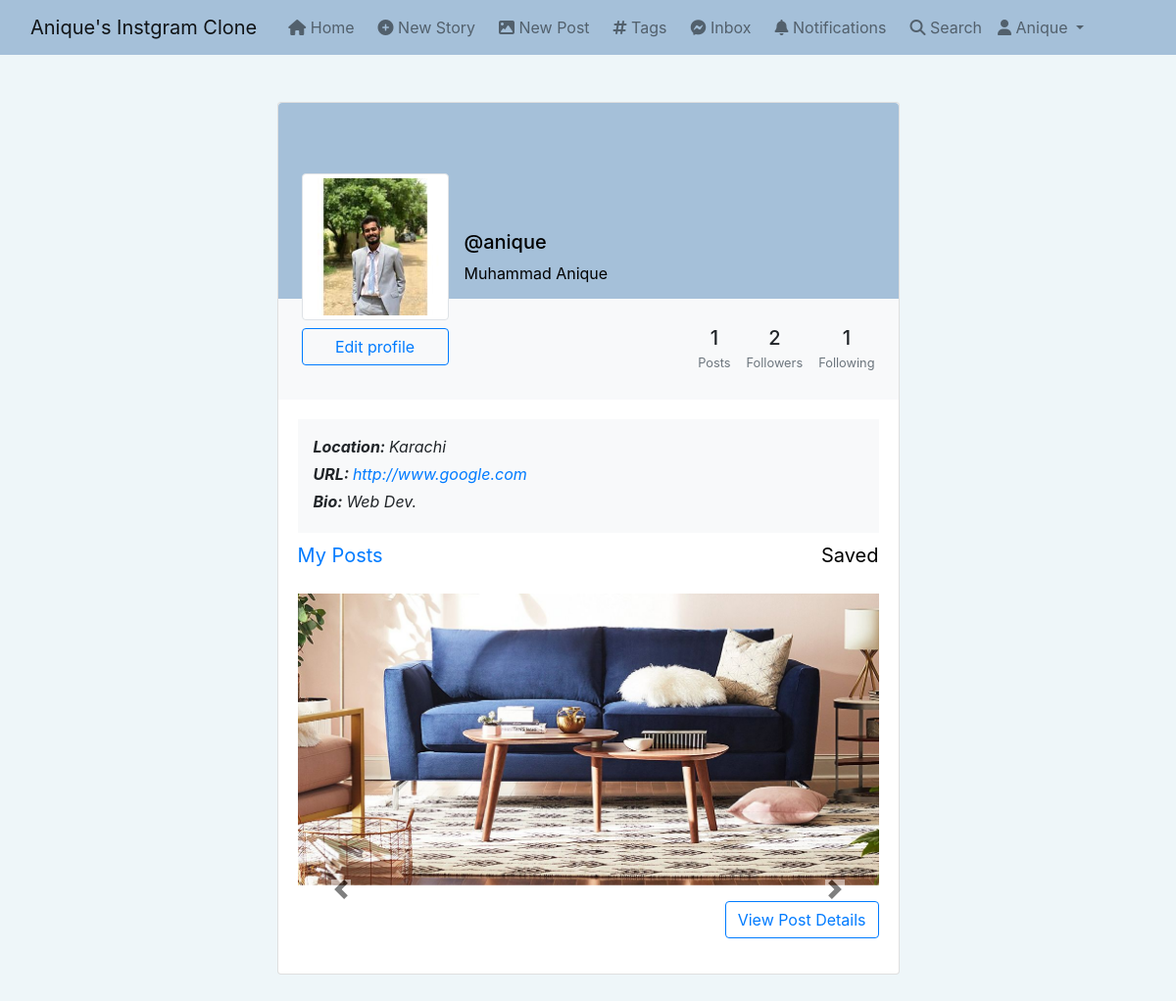
/anique/ (signed in), run on the app's committed database.
### app_authentication/models.py (models this page shows, shortened)
class Profile(models.Model):
    user = models.OneToOneField(User, on_delete=models.CASCADE, related_name='profile')
    first_name = models.CharField(max_length=50, null=True, blank=True)
    last_name = models.CharField(max_length=50, null=True, blank=True)
    location = models.CharField(max_length=50, null=True, blank=True)
    url = models.URLField(max_length=80, null=True, blank=True)
    profile_info = models.TextField(max_length=150, null=True, blank=True)
    date = models.DateField(auto_now_add=True)
    favorites = models.ManyToManyField(Post)
    picture = models.ImageField(upload_to=user_directory_path, blank=True, null=True, verbose_name='Picture')

### post/models.py (models this page shows, shortened)
class PostFileContent(models.Model):
    user = models.ForeignKey(User,on_delete=models.CASCADE,related_name='content_owner')
    file = models.FileField(upload_to=user_directory_path)

class Post(models.Model):
    id = models.UUIDField(primary_key=True,default=uuid.uuid4,editable=False)
    content = models.ManyToManyField(PostFileContent,related_name='contents')
    caption = models.TextField(max_length=9000,verbose_name='Caption')
    posted = models.DateTimeField(auto_now_add=True)
    tags = models.ManyToManyField(Tag,related_name='tags')
    user = models.ForeignKey(User,on_delete=models.CASCADE)
    likes = models.IntegerField(default=0)
    def get_absolute_url(self):
        return reverse("post_details", args=[str(self.id)])

### app_authentication/views.py (the view)
# urls.py: path("<username>/",views.profile,name='profile'),
@login_required
def profile(request,username):
    user = get_object_or_404(User,username=username)
    profile = Profile.objects.get(user=user)
    url_name = resolve(request.path).url_name
    if url_name == 'profile':
        posts = Post.objects.filter(user=user).order_by("-posted")
    else:
        posts = profile.favorites.all()
        posts.order_by("-posted")
    follow_status = Follow.objects.filter(follower=request.user,following=user)
    posts_count = Post.objects.filter(user=user).count()
    following_count = Follow.objects.filter(follower=user).count()
    followers_count = Follow.objects.filter(following=user).count()
    context = {
        "profile":profile,
        "url_name":url_name,
        "posts":posts,
        "posts_count":posts_count,
        "following_count":following_count,
        "followers_count":followers_count,
		"follow_status":follow_status,
    }
    return render(request,'authentication/profile.html',context)

### django_instagram_clone/templates/authentication/profile.html (shortened to what this page needs)
{% extends 'base.html' %} {% load static %}{% block stylesheet %}
<link rel="stylesheet" href="{% static 'css/index.css' %}" />
{% endblock stylesheet %}  {% block content %}
<section class="h-100 gradient-custom-2">
  <div class="container py-5 h-100">
    <div class="row d-flex justify-content-center align-items-center h-100">
      <div class="col col-lg-9 col-xl-7">
        <div class="card">
          <div
            class="rounded-top text-white d-flex flex-row"
            style="background-color: #a5c0d9; height: 200px"
          >
            <div class="ms-4 mt-5 d-flex flex-column" style="width: 150px">
              {% if profile.picture %}
              <img
                src="{{profile.picture.url}}"
                alt="Generic placeholder image"
                class="img-fluid img-thumbnail mt-4 mb-2"
                style="width: 150px; z-index: 1"
              />
              {% endif %} {% if request.user.is_authenticated and request.user == profile.user %}
              <a
                href="{% url 'edit_profile' %}"
                style="z-index: 1"
                class="btn btn-outline-primary"
                data-mdb-ripple-color="dark"
                >Edit profile</a
              >{% endif %}
            </div>
            <div class="ms-3" style="margin-top: 130px">
              <h5 style="color: black">@{{profile.user.username}}</h5>
              {% if profile.first_name and profile.last_name %}
              <p style="color: black">
                {{profile.first_name}} {{profile.last_name}}
              </p>
              {% endif %}
            </div>
          </div>
          <div class="p-4 text-black" style="background-color: #f8f9fa">
            <div class="d-flex justify-content-end text-center py-1">
              <div>
                <p class="mb-1 h5">{{posts_count}}</p>
                <p class="small text-muted mb-0">Posts</p>
              </div>
              <div class="px-3">
                <p class="mb-1 h5">{{followers_count}}</p>
                <p class="small text-muted mb-0">Followers</p>
              </div>
              <div>
                <p class="mb-1 h5">{{following_count}}</p>
                <p class="small text-muted mb-0">Following</p>
              </div>
            </div>
          </div>
          <div class="card-body text-black">
            <div class="mb-2">
              <div class="p-3" style="background-color: #f8f9fa">
                <p class="font-italic mb-1">
                  {% if profile.location %}
                  <b>Location: </b>{{profile.location}}{% endif %}
                </p>
                <p class="font-italic mb-1">
                  {% if profile.url %} <b>URL: </b
                  ><a href="{{profile.url}}" target="_blank">{{profile.url}}</a
                  >{% endif %}
                </p>
                <p class="font-italic mb-1">
                  {% if profile.profile_info %}
                  <b>Bio: </b>{{profile.profile_info}}{% endif %}
                </p>
              </div>
            </div>
            <div class="d-flex justify-content-between align-items-center mb-4">
              {% if url_name == 'profile' %}
              <p class="lead fw-normal mb-0">
                <a
                  href="{% url 'profile' request.user.username %}"
                  style="text-decoration: none"
                  >My Posts</a
                >
              </p>
              <p class="lead fw-normal mb-0">
                <a
                  href="{% url 'saved' request.user.username %}"
                  style="text-decoration: none; color: black"
                  >Saved</a
                >
              </p>
              {% endif %}
            </div>
            {% if posts.count == 0 %} {% if url_name == "profile" %}
            <div class="alert alert-primary" role="alert">
              You currently have no posts.
            </div>
            <a href="{% url 'new_post' %}"
              ><button type="button" class="btn btn-outline-primary">
                Create New Post!
              </button></a
            >
            {% else %}
            <div class="alert alert-primary" role="alert">
              You currently have not saved any posts.
            </div>
            {% endif %} {% else %}{% for post in posts %}
            {% if post.content.all.count == 1 %}
            {% if post.content.first.file.name|slice:'-3:'|lower == 'jpg' or post.content.first.file.name|slice:'-3:'|lower == 'png' %}
                <img
                  src="{{post.content.first.file.url}}"
                  class="card-img-top"
                  alt="..."
              />
              {% else %}
                <video
                  id="my-video"
                  width="620"
                  height="400"
                  controls="controls"
                  preload="metadata"
                  src="{{post.content.first.file.url}}#t=0.5"
                  type="video/mp4"
                ></video>
            {% endif %}
            {% else %}
            <div id="carouselExampleControls{{post.id}}"  data-interval="false" class="carousel slide" data-bs-ride="carousel">
              <div class="carousel-inner">
                {% for file in post.content.all  %}
                <div class="carousel-item {% if post.content.first.file.name == file.file.name %}active{% endif %} ">
                  {% if file.file.name|slice:'-3:'|lower == 'jpg' or file.file.name|slice:'-3:'|lower == 'png'%}
                  <img src="{{file.file.url}}" class="d-block w-100" alt="...">
                  {% endif %}
                </div>
                {% endfor %}
              </div>
              <button style="margin-top:50%;height:10px" class="carousel-control-prev" type="button" data-bs-target="#carouselExampleControls{{post.id}}" data-bs-slide="prev">
                <span class="carousel-control-prev-icon" aria-hidden="true"></span>
              </button>
              <button style="margin-top:50%;height:10px" class="carousel-control-next"  type="button" data-bs-target="#carouselExampleControls{{post.id}}" data-bs-slide="next">
                <span class="carousel-control-next-icon" style="color:blueviolet" aria-hidden="true"></span>
              </button>
            </div>
            {% endif %}<a
            href="{{post.get_absolute_url}}"
            class="btn btn-outline-primary mt-3 mb-3 float-end"
            >View Post Details</a
          >
            {% endfor %}{% endif %}
          </div>
        </div>
      </div>
    </div>
  </div>
</section>
{% endblock content %}

### django_instagram_clone/templates/base.html (shortened to what this page needs)
{% load static %}
<!DOCTYPE html>
<html lang="en">
  <head>
    <link
      href="https://cdn.jsdelivr.net/npm/bootstrap@5.0.2/dist/css/bootstrap.min.css"
      rel="stylesheet"
    />
    <link
      rel="stylesheet"
      href="https://cdnjs.cloudflare.com/ajax/libs/font-awesome/6.1.1/css/all.min.css"
    />
    <link
      rel="stylesheet"
      href="https://stackpath.bootstrapcdn.com/bootstrap/4.3.1/css/bootstrap.min.css"
    />
    {% block stylesheet %}{% endblock stylesheet %}
  </head>
  <body style="background-color: #eef6f9">
    <nav
      class="navbar navbar-expand-lg navbar-light"
      style="background-color: #a5c0d9"
    >
      <div class="container-fluid">
        <a class="navbar-brand" href="#">Anique's Instgram Clone</a>
        <div class="collapse navbar-collapse" id="navbarSupportedContent">
          <ul class="navbar-nav me-auto mb-2 mb-lg-0">
            <li class="nav-item ml-2">
              <a class="nav-link" aria-current="page" href="{% url 'index' %}"
                ><i class="fa fa-home"></i> Home</a
              >
            </li>
            <li class="nav-item ml-2">
              <a class="nav-link" href="{% url 'new_story' %}"
                ><i class="fa fa-plus-circle"></i> New Story</a
              >
            </li>
            <li class="nav-item ml-2">
              <a class="nav-link" href="{% url 'new_post' %}"
                ><i class="fa fa-image"></i> New Post</a
              >
            </li>
            <li class="nav-item ml-2">
              <a class="nav-link" href="{% url 'tags' %}"
                ><i class="fa fa-hashtag"></i> Tags</a
              >
            </li>
            <li class="nav-item ml-2">
              <a class="nav-link" href="{% url 'inbox' %}"
                ><i class="fa-brands fa-facebook-messenger"></i> Inbox
              </a>
            </li>
            <li class="nav-item ml-2">
              <a class="nav-link" href="{% url 'notifications' %}"
                ><i class="fa-solid fa-bell"></i> Notifications
              </a>
            </li>
            <li class="nav-item ml-2">
              <a class="nav-link" href="{% url 'search_user' %}"
                ><i class="fa-solid fa-search"></i> Search</a
              >
            </li>
            <li class="nav-item dropdown">
              <a
                class="nav-link dropdown-toggle"
                href="#"
                id="navbarDropdown"
                role="button"
                data-bs-toggle="dropdown"
                aria-expanded="false"
              >
                <i class="fa fa-user"></i> {{request.user.username|capfirst}}
              </a>
            </li>
          </ul>
        </div>
      </div>
    </nav>
    {% block content %}{% endblock content %}
  </body>
</html>

### django_instagram_clone/static/css/index.css (style rules this page uses)
.carousel-control-next, .carousel-control-prev { filter: invert(100%); }
.carousel-control-next-icon, .carousel-control-prev-icon { background-color: black; }

### data on the page
Profile: picture (placeholder picture), user.username "anique", first_name "Muhammad", last_name "Anique", location "Karachi", url "http://www.google.com", profile_info "Web Dev."
PostFileContent: file (picture)

### other printed values
{{ request.user.username|capfirst }} "Anique"
{{ posts_count }} "1"
{{ followers_count }} "2"
{{ following_count }} "1"
